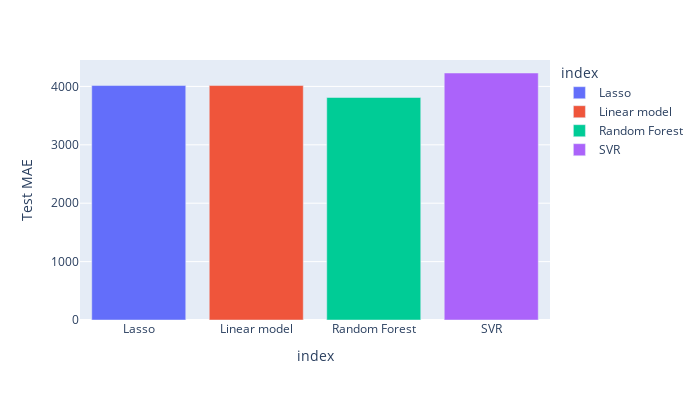

The notebook cell saved with this chart:
### Code cell
#plot a graph of our model performance
px.bar(Model_Performance3, y =Model_Performance3['Test MAE'],
       color = Model_Performance3.index, width =700, height=400)

### Figure 1 — Plotly figure (JSON) as saved in the notebook; plotly's stock layout.template omitted (floating-point values rounded to 4 significant figures)
{"data": [{"alignmentgroup": "True", "hovertemplate": "index=%{x}<br>Test MAE=%{y}<extra></extra>", "legendgroup": "Lasso", "marker": {"color": "#636efa", "pattern": {"shape": ""}}, "name": "Lasso", "offsetgroup": "Lasso", "orientation": "v", "showlegend": true, "textposition": "auto", "type": "bar", "x": ["Lasso"], "xaxis": "x", "y": [4015.0], "yaxis": "y"}, {"alignmentgroup": "True", "hovertemplate": "index=%{x}<br>Test MAE=%{y}<extra></extra>", "legendgroup": "Linear model", "marker": {"color": "#EF553B", "pattern": {"shape": ""}}, "name": "Linear model", "offsetgroup": "Linear model", "orientation": "v", "showlegend": true, "textposition": "auto", "type": "bar", "x": ["Linear model"], "xaxis": "x", "y": [4015.0], "yaxis": "y"}, {"alignmentgroup": "True", "hovertemplate": "index=%{x}<br>Test MAE=%{y}<extra></extra>", "legendgroup": "Random Forest", "marker": {"color": "#00cc96", "pattern": {"shape": ""}}, "name": "Random Forest", "offsetgroup": "Random Forest", "orientation": "v", "showlegend": true, "textposition": "auto", "type": "bar", "x": ["Random Forest"], "xaxis": "x", "y": [3810.0], "yaxis": "y"}, {"alignmentgroup": "True", "hovertemplate": "index=%{x}<br>Test MAE=%{y}<extra></extra>", "legendgroup": "SVR", "marker": {"color": "#ab63fa", "pattern": {"shape": ""}}, "name": "SVR", "offsetgroup": "SVR", "orientation": "v", "showlegend": true, "textposition": "auto", "type": "bar", "x": ["SVR"], "xaxis": "x", "y": [4230.0], "yaxis": "y"}], "layout": {"barmode": "relative", "height": 400, "legend": {"title": {"text": "index"}, "tracegroupgap": 0}, "margin": {"t": 60}, "width": 700, "xaxis": {"anchor": "y", "categoryarray": ["Lasso", "Linear model", "Random Forest", "SVR"], "categoryorder": "array", "domain": [0, 1], "title": {"text": "index"}}, "yaxis": {"anchor": "x", "domain": [0, 1], "title": {"text": "Test MAE"}}}}
